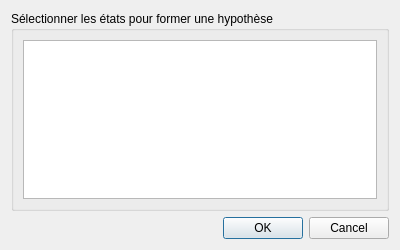
<?xml version="1.0" encoding="UTF-8"?>
<ui version="4.0">
 <class>hypothesesDialog</class>
 <widget class="QDialog" name="hypothesesDialog">
  <property name="geometry">
   <rect>
    <x>0</x>
    <y>0</y>
    <width>400</width>
    <height>250</height>
   </rect>
  </property>
  <property name="windowTitle">
   <string>Fomer une hypothèse</string>
  </property>
  <property name="locale">
   <locale language="French" country="France"/>
  </property>
  <property name="modal">
   <bool>true</bool>
  </property>
  <layout class="QVBoxLayout" name="verticalLayout">
   <item>
    <widget class="QGroupBox" name="groupBox">
     <property name="title">
      <string>Sélectionner les états pour former une hypothèse</string>
     </property>
     <layout class="QHBoxLayout" name="horizontalLayout">
      <item>
       <widget class="QListView" name="hypothesesDialogListView">
        <property name="selectionMode">
         <enum>QAbstractItemView::MultiSelection</enum>
        </property>
       </widget>
      </item>
     </layout>
    </widget>
   </item>
   <item>
    <widget class="QDialogButtonBox" name="buttonBox">
     <property name="orientation">
      <enum>Qt::Horizontal</enum>
     </property>
     <property name="standardButtons">
      <set>QDialogButtonBox::Cancel|QDialogButtonBox::Ok</set>
     </property>
    </widget>
   </item>
  </layout>
 </widget>
 <resources/>
 <connections>
  <connection>
   <sender>buttonBox</sender>
   <signal>accepted()</signal>
   <receiver>hypothesesDialog</receiver>
   <slot>accept()</slot>
   <hints>
    <hint type="sourcelabel">
     <x>248</x>
     <y>254</y>
    </hint>
    <hint type="destinationlabel">
     <x>157</x>
     <y>274</y>
    </hint>
   </hints>
  </connection>
  <connection>
   <sender>buttonBox</sender>
   <signal>rejected()</signal>
   <receiver>hypothesesDialog</receiver>
   <slot>reject()</slot>
   <hints>
    <hint type="sourcelabel">
     <x>316</x>
     <y>260</y>
    </hint>
    <hint type="destinationlabel">
     <x>286</x>
     <y>274</y>
    </hint>
   </hints>
  </connection>
 </connections>
</ui>
